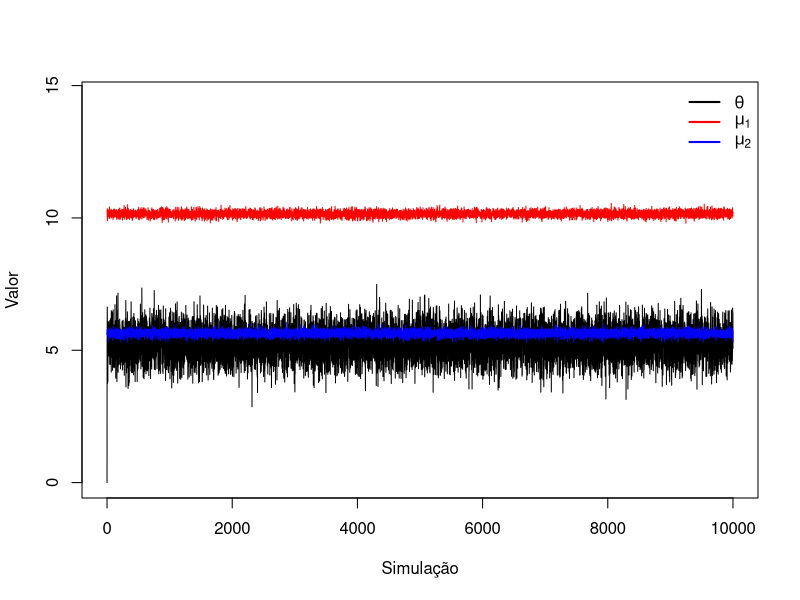
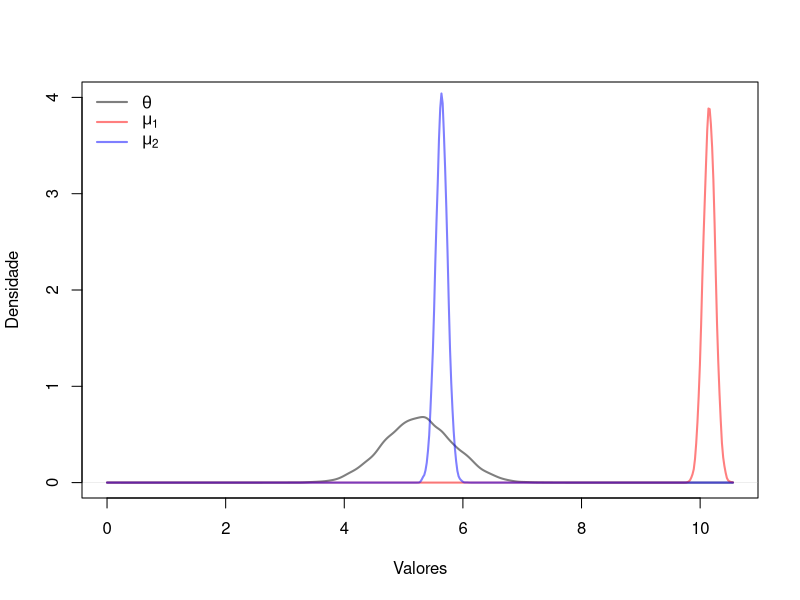

These charts were generated, in order, by the following R code:
################################################################################
################################################################################
##################____________________________________________##################
##################                                            ##################
##################        Drops 3: Amostrador de Gibbs        ##################
##################____________________________________________##################
##################                                            ##################
################################################################################
################################################################################

library(scales) #Melhora na visualização dos gráficos

# Contexto
## Xij|mu_i ~ N(mu_i, 1); i = 1, 2; j = 1, ..., ni
## mu_i|theta ~ N(theta, 1); i = 1, 2
## theta ~ N(0, 1)

# Condicionais completas
## mu_i|X, theta ~ N[(ni*Xi_barra + theta)/2, 1/2]
## theta|mu1, mu2 ~ N[(mu1 + mu2)/3, 1/3]

# Dados
n1 <- n2 <- 100
X1_barra <- 10.2
X2_barra <- 5.7

# Gibbs sampler
Gibbs <- function(X1, n1, X2, n2, theta0, B = 1000, seed = NULL){
  set.seed(seed)
  # Definindo os parametros
  mu1 <- mu2 <- theta <- numeric(B + 1)
  theta[1] <- theta0
  mu1[1] <- rnorm(1, (n1*X1 + theta[1])/(n1+1), sqrt(1/(n1+1)))
  mu2[1] <- rnorm(1, (n2*X2 + theta[1])/(n2+1), sqrt(1/(n2+1)))
  # Amostrador de Gibbs
  for(i in 2:(B+1)){ #B simulações
    theta[i] <- rnorm(1, (mu1[i-1] + mu2[i-1])/3, sqrt(1/3))
    mu1[i] <- rnorm(1, (n1*X1 + theta[i])/(n1+1), sqrt(1/(n1+1)))
    mu2[i] <- rnorm(1, (n2*X2 + theta[i])/(n2+2), sqrt(1/(n2+1)))
  }
  return(list(theta = theta, mu = cbind(mu1, mu2)))
}

# Amostra da posteriori
B <- 10000
parametros <- Gibbs(X1 = X1_barra, n1 = n1, X2 = X2_barra, n2 = n2,
                    theta0 = 0, B = B, seed = 42)
summary(parametros$theta)
summary(parametros$mu)

plot(0:B,0:B, type = "n", xlab = "Simulação", ylab = "Valor",
     ylim = c(min(parametros$theta, parametros$mu),
              max(parametros$theta, parametros$mu) + 4))
lines(0:B, parametros$theta, type = 'l')
lines(0:B, parametros$mu[,1], type = 'l', col = 'red')
lines(0:B, parametros$mu[,2], type = 'l', col = 'blue')
legend("topright", c(expression(theta), expression(mu[1]), expression(mu[2])),
       lty = 1, lwd = 2, col = c("black", "red", "blue"), bty = 'n')

minimo <- min(parametros$theta, parametros$mu)
maximo <- max(parametros$theta, parametros$mu)
opacidade <- 0.5
plot(density(parametros$theta, from = minimo, to = maximo), xlab = "Valores",
     ylab = "Densidade", main = NA, ylim = c(0,4), lwd = 2,
     col = alpha("black", .5))
lines(density(parametros$mu[,1], from = minimo, to = maximo), lwd = 2,
      col = alpha("red", opacidade))
lines(density(parametros$mu[,2], from = minimo, to = maximo), lwd = 2,
      col = alpha("blue", opacidade))
legend("topleft", c(expression(theta), expression(mu[1]), expression(mu[2])),
       lty = 1, lwd = 2, col = alpha(c("black", "red", "blue"), opacidade),
       bty = 'n')
